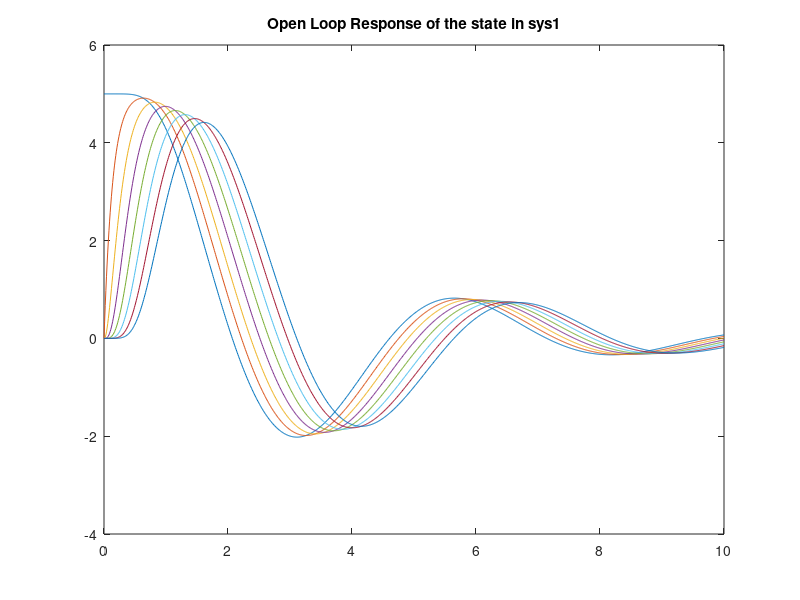
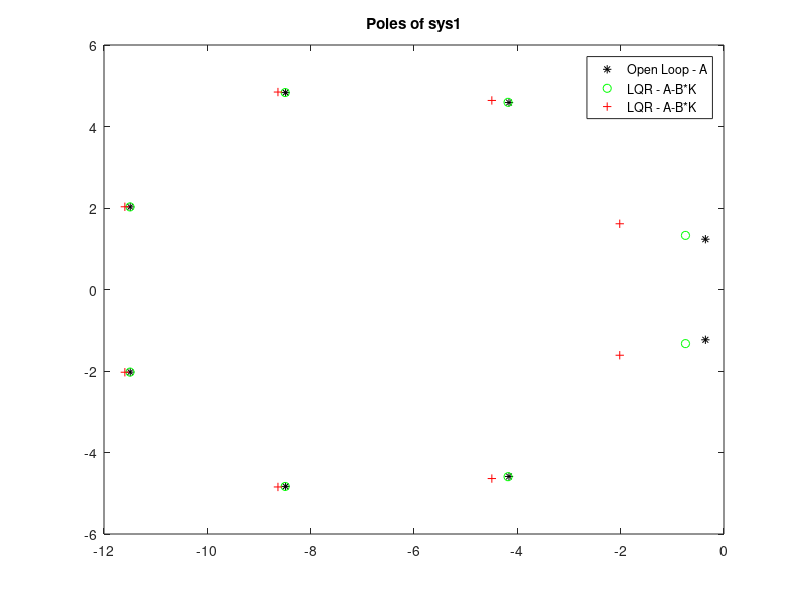
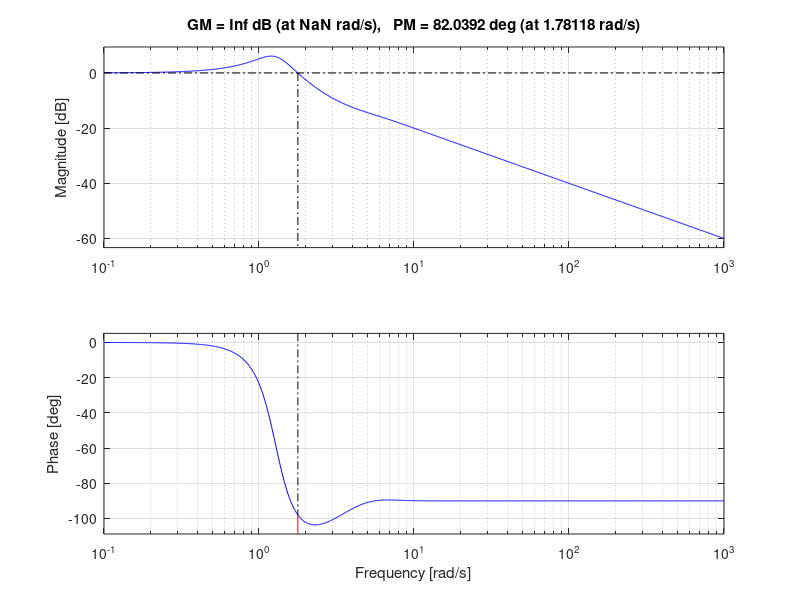
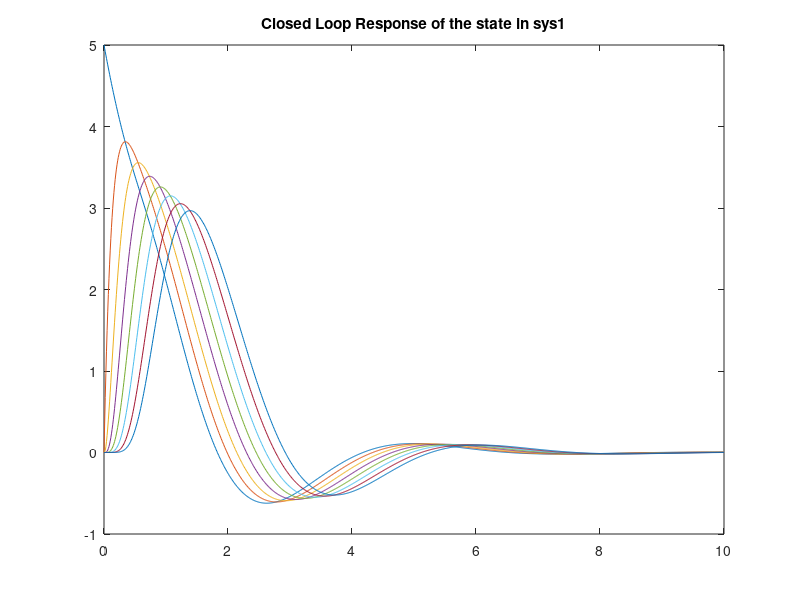

The MATLAB source for these figures, in order:
%% MATH 5546: Final Project
% Submission by Sandeep k JADA

clear; clc; close all;

%% C(A,B) and O(A,C)

load SYS1

disp(['The rank of controllablity Matrix is ',num2str(rank(ctrb(A_sys1,B_sys1))),'/',num2str(length(A_sys1))]);
disp(['The rank of observablity Matrix is ',num2str(rank(obsv(A_sys1,C_sys1))),'/',num2str(length(A_sys1))]);


%% Simulation of Open-loop

tfinal = 10;
dt = 0.01;

t = 0:dt:tfinal;

% Just doing an Euler-Cauchy 1st order

X = IC1;

for n=2:length(t)
    X(:,n) = X(:,n-1) + dt.*A_sys1*X(:,n-1);
end

figure; 
for n = 1:length(A_sys1)
    plot(t,X(n,:)');hold on
end
title('Open Loop Response of the state in sys1');


poles_OLP = eig(A_sys1);
figure(2); plot(real(poles_OLP),imag(poles_OLP),'k*'); hold on
title('Poles of sys1');


[num,den]=ss2tf(A_sys1,B_sys1,C_sys1,0);
sys1_TF = tf(num,den);

figure;margin(sys1_TF)


%% LQR

[K,P,poles_CLP] = lqr(A_sys1,B_sys1,Q_sys1,R_sys1);

X = IC1;

for n=2:length(t)
    X(:,n) = X(:,n-1) + dt.*(A_sys1-B_sys1*K)*X(:,n-1);
end

figure; 
for n = 1:length(A_sys1)
    plot(t,X(n,:)');hold on
end
title('Closed Loop Response of the state in sys1');


figure(2); plot(real(poles_CLP),imag(poles_CLP),'go')
% legend('Open Loop - A','LQR - A-B*K')

%% LQR - Prescribe degree of stablity

[K,P,poles_CLP] = lqr(A_sys1,B_sys1,Q_sys1.*exp(3),R_sys1);

X = IC1;

for n=2:length(t)
    X(:,n) = X(:,n-1) + dt.*(A_sys1-B_sys1*K)*X(:,n-1);
end

figure; 
for n = 1:length(A_sys1)
    plot(t,X(n,:)');hold on
end
title('Closed Loop Response of the state in sys1');


figure(2); plot(real(poles_CLP),imag(poles_CLP),'r+')
legend('Open Loop - A','LQR - A-B*K','LQR - A-B*K')